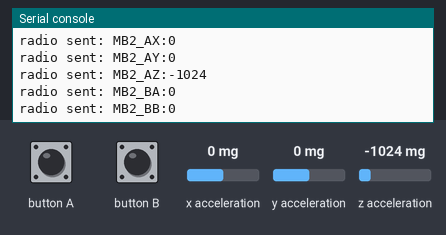
The program below on a simulated BBC micro:bit running MicroPython. Shown: the last lines printed to the serial console. Inputs (shaded band) come from the test bench; at power-on: x acceleration 0 mg, y acceleration 0 mg, z acceleration -1024 mg. No radio messages arrive unless stated (any console line starting 'radio sent:' is added by the test bench).

Above: at 1.2 s.
1.3 s: x acceleration set to -1440 mg
At 1.35 s:
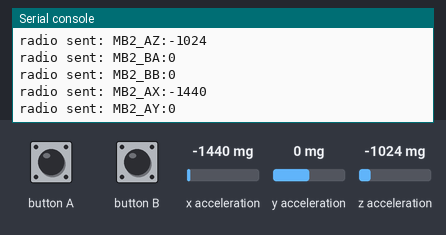
2.8 s: button A pressed for 0.15 s
4.4 s: button B pressed for 0.15 s
6.0 s: y acceleration set to -1440 mg
At 6.1 s:
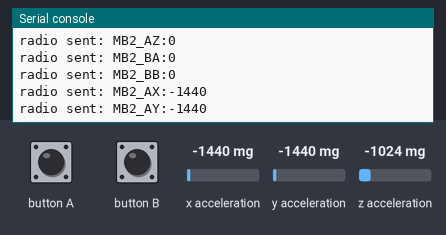
7.5 s: z acceleration set to -1440 mg
Timing chart, 0 to 10.0 s (numbered marks = the images above; inputs shaded):
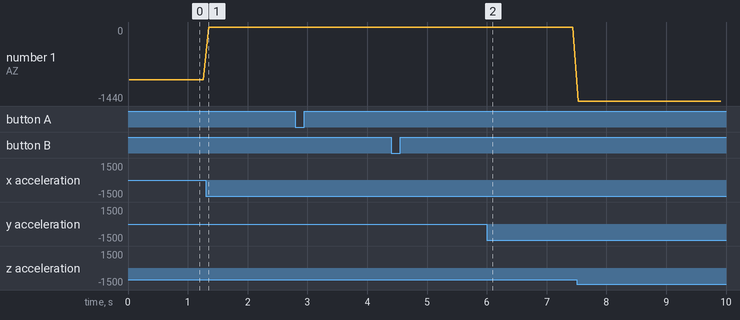

Measured:
- after the input at 1.3 s, the serial console: prints a new line at once (image 1)
- after the input at 6.0 s, the serial console: prints a new line after 0.10 s (image 2)

The program:

sender_2.py
```python
# Revised sender_mb_2.py (Upload this to Micro:bit 2)

from microbit import *
import radio

MICROBIT_ID = "MB2" # <<< Changed to MB2 for this script

radio.on()
radio.config(group=23) # <<< ENSURE THIS MATCHES YOUR GATEWAY

while True:
    # Read all sensor data and button states
    accel_x = accelerometer.get_x()
    accel_y = accelerometer.get_y()
    accel_z = accelerometer.get_z()
    button_a_pressed = button_a.is_pressed()
    button_b_pressed = button_b.is_pressed()

    # Send each piece of data as a separate, smaller radio message
    radio.send("{}_AX:{}".format(MICROBIT_ID, accel_x))
    sleep(10)
    radio.send("{}_AY:{}".format(MICROBIT_ID, accel_y))
    sleep(10)
    radio.send("{}_AZ:{}".format(MICROBIT_ID, accel_z))
    sleep(10)
    radio.send("{}_BA:{}".format(MICROBIT_ID, int(button_a_pressed)))
    sleep(10)
    radio.send("{}_BB:{}".format(MICROBIT_ID, int(button_b_pressed)))
    sleep(50) # Longer delay after sending all items, before starting next full cycle
```
